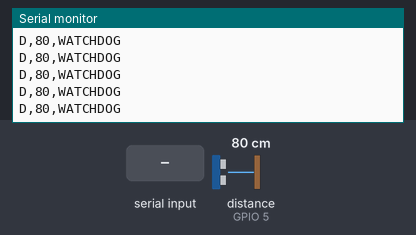
A sketch run on a simulated ESP32-S3. Shown: the last lines printed to the serial monitor. Wiring (inferred from the names in the program): ultrasonic range finder: trigger GPIO 4; echo GPIO 5. The inputs (shaded band) are chosen by the test bench; at power-on: distance to the obstacle (sensor on GPIO 5) 80 cm. The echo pulse lasts 58.3 µs per cm.

Above: at 1.2 s.
1.3 s: "S,45\n" received over Serial
At 1.33 s:
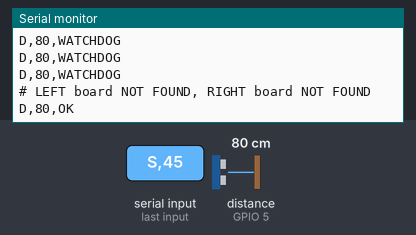
2.8 s: distance to the obstacle (sensor on GPIO 5) set to 2 cm
At 2.89 s:
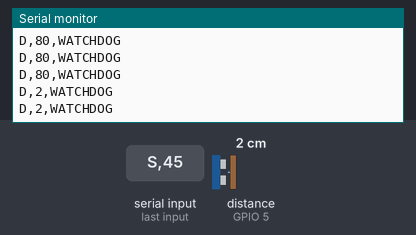
4.3 s: distance to the obstacle (sensor on GPIO 5) set to 4 cm
At 4.39 s:
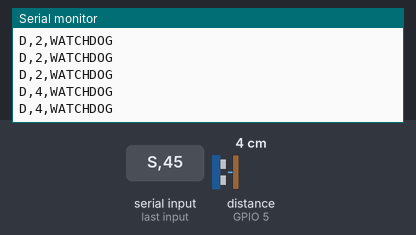
Timing chart, 0 to 7.3 s (numbered marks = the images above; inputs shaded):
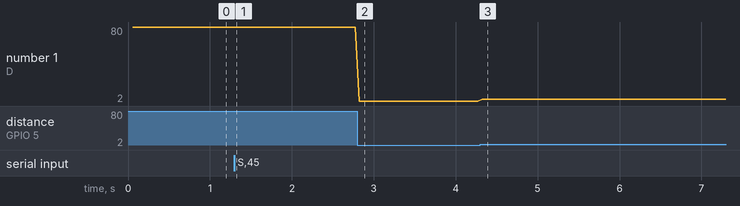

The sketch:

bridge.ino
```cpp
// bridge.ino - ESP32-S3 safety bridge: laptop (USB serial) -> hoverboard boards (UART)
//
// Laptop side follows docs/INTERFACES.md "Laptop to ESP32 bridge" exactly:
//   in : "C,<seq>,<left>,<right>\n"  wheel speeds in firmware units (+-1000 scale), every 50 ms
//        "S,<seq>\n"                 explicit stop
//   out: "D,<distance_cm>,<state>\n" every 50 ms, state = OK | OBSTACLE | WATCHDOG
//   (plus, only when a board link changes, one info line starting with '#'. Laptop parsers must ignore '#' lines.)
// Rules enforced HERE, never trusted to the laptop:
//   - no valid line for BRIDGE_WATCHDOG_MS (200 ms)  -> speed zero (state WATCHDOG) until lines resume
//   - malformed line                                  -> speed zero immediately
//   - 0 < distance_cm < OBSTACLE_STOP_CM and (left + right) > 0 (net forward) -> speed zero (state OBSTACLE)
//   - every speed clamped again to MAX_SPEED
//
// Hoverboard side (VERIFIED 2026-11-14 with the debugger: firmware e235_single_usart1 runs, USART1 = 19200 baud and
// sends feedback frames): RoboDurden Hoverboard-Firmware-Hack-Gen2.x-GD32, REMOTE_UART, 19200 8N1.
//   command  9 bytes: '/' | int16 speed | int16 steer | u8 0 | u8 0 | u16 CRC16-CCITT(poly 0x1021, init 0) over 7 bytes
//   feedback 22 bytes every 100 ms: 0xABCD | speedL | speedR | volt | ampL | ampR | int32 odomL | int32 odomR | CRC
//   The board stops by itself after 500 ms without a valid command.
//
// AUTO TX/RX: each board gets TWO ESP32 data wires, in ANY order. The ESP32 listens (without sending) on one wire,
// then the other, until it hears the board's feedback frames; then it knows which wire is the board's TX, makes the
// other one its own TX and starts driving. Until a board is found, nothing is sent to it (wheel stays off).
//
// WIRING (each board runs e235_single_usart1.bin):
//   LEFT  board (master): ESP32 GPIO17 + GPIO18 -> the two 3.3 V data pins of its 5-pin plug (any order), GND -> GND pin
//   RIGHT board (slave) : ESP32 GPIO15 + GPIO16 -> the two 3.3 V data pins of its 5-pin plug (any order), GND -> GND pin
//   NEVER connect the plug's ~14 V pin.
// HC-SR04: TRIG -> GPIO4, ECHO -> GPIO5 THROUGH A VOLTAGE DIVIDER (ECHO is 5 V; e.g. 1k to GPIO5, 2k from GPIO5 to GND).
//
// Humans compile and upload (Arduino IDE, board "ESP32S3 Dev Module"). Agents never upload.

#include <Arduino.h>
#include "hover_link.h"

// ---- constants from docs/INTERFACES.md ----
#define BRIDGE_WATCHDOG_MS 200
#define MAX_SPEED 910              // 91% of full motor power (firmware range +-1000)
#define OBSTACLE_STOP_CM 50
#define LINE_PERIOD_MS 50          // D line + hoverboard frame period

// ---- hoverboard wiring ----
#define LEFT_PIN_A 18              // the two wires to the LEFT board, any order
#define LEFT_PIN_B 17
#define RIGHT_PIN_A 16             // the two wires to the RIGHT board, any order
#define RIGHT_PIN_B 15
#define LEFT_PARK_PIN 47           // unused GPIOs where the UART TX is parked while listening
#define RIGHT_PARK_PIN 21
#define LEFT_SIGN 1                // VERIFY wheels-up: set to -1 if that wheel turns backwards on a forward command
#define RIGHT_SIGN -1              // (the two motors are mirror images, so one of them usually needs -1)
#define HOVER_BAUD 19200
#define DETECT_WINDOW_MS 350       // listen this long on one wire before trying the other (board sends every 100 ms)
#define LINK_LOST_MS 1500          // no feedback for this long -> search again (and stop sending)
#define US_TRIG_PIN 4
#define US_ECHO_PIN 5
#define US_ECHO_TIMEOUT_US 20000   // ~20 ms, ~340 cm; keeps pulseIn from stalling the watchdog loop

int16_t cmdLeft = 0, cmdRight = 0;   // last valid command (already clamped)
uint32_t lastValidLineMs = 0;
uint32_t lastPeriodMs = 0;
int distanceCm = -1;
char lineBuf[64];
uint8_t lineLen = 0;

// CRC16-CCITT (poly 0x1021, init 0) - identical to CalcCRC() in the hoverboard firmware.
uint16_t calcCRC(const uint8_t *ptr, int count) {
  uint16_t crc = 0;
  while (--count >= 0) {
    crc = crc ^ (uint16_t)(*ptr++) << 8;
    for (uint8_t i = 0; i < 8; i++) crc = (crc & 0x8000) ? (crc << 1) ^ 0x1021 : (crc << 1);
  }
  return crc;
}

// Known-good examples: speed=100 steer=0 -> 2F 64 00 00 00 00 00 A6 BD ; speed=0 -> 2F 00 00 00 00 00 00 1F E4
void sendHoverFrame(HardwareSerial &port, int16_t speed, int16_t steer) {
  uint8_t f[9];
  f[0] = '/';
  f[1] = speed & 0xFF;  f[2] = (speed >> 8) & 0xFF;
  f[3] = steer & 0xFF;  f[4] = (steer >> 8) & 0xFF;
  f[5] = 0;             // wStateMaster (LED/disable bits) - unused
  f[6] = 0;             // wStateSlave
  uint16_t crc = calcCRC(f, 7);
  f[7] = crc & 0xFF;    f[8] = crc >> 8;
  port.write(f, 9);
}

// ---- one board link with automatic TX/RX detection ----
// struct HoverLink is in hover_link.h (Arduino needs types used in function signatures in a header)

HoverLink leftLink  = {&Serial1, "LEFT",  LEFT_PIN_A,  LEFT_PIN_B,  LEFT_PARK_PIN,  false, false, 0, 0, {0}, 0, 0, 0};
HoverLink rightLink = {&Serial2, "RIGHT", RIGHT_PIN_A, RIGHT_PIN_B, RIGHT_PARK_PIN, false, false, 0, 0, {0}, 0, 0, 0};

int linkRx(const HoverLink &l) { return l.swapped ? l.pinB : l.pinA; }
int linkTx(const HoverLink &l) { return l.swapped ? l.pinA : l.pinB; }

void linkListen(HoverLink &l) {                 // listen only; our TX parked on an unused pin
  l.ser->end();
  pinMode(l.pinA, INPUT);
  pinMode(l.pinB, INPUT);
  l.ser->begin(HOVER_BAUD, SERIAL_8N1, linkRx(l), l.parkPin);
  l.fi = 0; l.prev = 0;
}

void linkLock(HoverLink &l, uint32_t now) {     // board found: drive it
  l.ser->end();
  l.ser->begin(HOVER_BAUD, SERIAL_8N1, linkRx(l), linkTx(l));
  l.locked = true;
  l.lastFrameMs = now;
  l.fi = 0; l.prev = 0;
  Serial.printf("# %s board found (battery %.1f V): board TX -> GPIO%d, board RX <- GPIO%d\n",
                l.name, l.volt, linkRx(l), linkTx(l));
}

void linkPoll(HoverLink &l, uint32_t now) {
  while (l.ser->available()) {
    uint8_t b = l.ser->read();
    if (l.fi > 0) {
      l.fb[l.fi++] = b;
      if (l.fi == FEEDBACK_LEN) {
        l.fi = 0;
        uint16_t crc = l.fb[FEEDBACK_LEN - 2] | (l.fb[FEEDBACK_LEN - 1] << 8);
        if (calcCRC(l.fb, FEEDBACK_LEN - 2) == crc) {
          l.volt = (uint16_t)(l.fb[6] | (l.fb[7] << 8)) / 100.0f;
          l.lastFrameMs = now;
          if (!l.locked) { linkLock(l, now); return; }
        }
      }
    } else if (l.prev == 0xCD && b == 0xAB) {   // 0xABCD start, little-endian
      l.fb[0] = 0xCD; l.fb[1] = 0xAB; l.fi = 2;
    }
    l.prev = b;
  }
  if (!l.locked) {
    if (now - l.tSwitch >= DETECT_WINDOW_MS) {   // nothing heard on this wire: try the other one
      l.tSwitch = now;
      l.swapped = !l.swapped;
      linkListen(l);
    }
  } else if (now - l.lastFrameMs > LINK_LOST_MS) {
    l.locked = false;
    l.tSwitch = now;
    Serial.printf("# %s board lost, searching again\n", l.name);
    linkListen(l);
  }
}

int16_t clampSpeed(long v) { return (int16_t)constrain(v, -MAX_SPEED, MAX_SPEED); }

// Parse one line. Returns true for a valid C or S line. Anything else is malformed.
bool parseLine(const char *s) {
  long seq, l, r;
  char tail;
  if (s[0] == 'C' && sscanf(s, "C,%ld,%ld,%ld%c", &seq, &l, &r, &tail) == 3) {
    cmdLeft = clampSpeed(l);
    cmdRight = clampSpeed(r);
    return true;
  }
  if (s[0] == 'S' && sscanf(s, "S,%ld%c", &seq, &tail) == 1) {
    cmdLeft = cmdRight = 0;
    return true;
  }
  return false;
}

void readLaptop() {
  while (Serial.available()) {
    char c = Serial.read();
    if (c == '\r') continue;
    if (c == '\n') {
      lineBuf[lineLen] = 0;
      if (lineLen && parseLine(lineBuf)) lastValidLineMs = millis();
      else { cmdLeft = cmdRight = 0; }           // malformed -> zero immediately
      lineLen = 0;
    } else if (lineLen < sizeof(lineBuf) - 1) {
      lineBuf[lineLen++] = c;
    } else {                                      // overlong line -> malformed
      lineLen = 0;
      cmdLeft = cmdRight = 0;
    }
  }
}

int readDistanceCm() {
  digitalWrite(US_TRIG_PIN, LOW);  delayMicroseconds(2);
  digitalWrite(US_TRIG_PIN, HIGH); delayMicroseconds(10);
  digitalWrite(US_TRIG_PIN, LOW);
  unsigned long us = pulseIn(US_ECHO_PIN, HIGH, US_ECHO_TIMEOUT_US);
  if (us == 0) return -1;                         // timeout = out of range, never 0 cm
  int cm = (int)(us / 58);
  return cm > 0 ? cm : -1;
}

void setup() {
  Serial.begin(115200);
  pinMode(US_TRIG_PIN, OUTPUT);
  pinMode(US_ECHO_PIN, INPUT);
  linkListen(leftLink);
  linkListen(rightLink);
  lastValidLineMs = millis() - BRIDGE_WATCHDOG_MS - 1;   // start in WATCHDOG (stopped) until the laptop talks
}

void loop() {
  readLaptop();
  uint32_t now = millis();
  linkPoll(leftLink, now);
  linkPoll(rightLink, now);
  if (now - lastPeriodMs < LINE_PERIOD_MS) return;
  lastPeriodMs = now;

  distanceCm = readDistanceCm();

  int16_t left = cmdLeft, right = cmdRight;
  const char *state = "OK";
  static bool wasWatchdog = true;
  bool watchdog = now - lastValidLineMs > BRIDGE_WATCHDOG_MS;
  if (wasWatchdog && !watchdog) {                 // laptop just (re)started talking: report the board links once
    Serial.printf("# LEFT board %s, RIGHT board %s\n", leftLink.locked ? "OK" : "NOT FOUND",
                  rightLink.locked ? "OK" : "NOT FOUND");
  }
  wasWatchdog = watchdog;
  if (watchdog) {
    left = right = 0;
    state = "WATCHDOG";
  } else if (distanceCm > 0 && distanceCm < OBSTACLE_STOP_CM && (left + right) > 0) {
    left = right = 0;                             // net forward into an obstacle -> stop (turns/reverse allowed)
    state = "OBSTACLE";
  }

  // One board per wheel: each gets its own speed, steer 0. The firmware treats |speed| < 50 as stop.
  if (leftLink.locked)  sendHoverFrame(*leftLink.ser,  LEFT_SIGN * left, 0);
  if (rightLink.locked) sendHoverFrame(*rightLink.ser, RIGHT_SIGN * right, 0);

  Serial.printf("D,%d,%s\n", distanceCm, state);
}
```

hover_link.h
```cpp
#pragma once
#include <Arduino.h>

#define FEEDBACK_LEN 22   // hoverboard feedback frame: 0xABCD + 6 x int16 + 2 x int32 ... + CRC = 22 bytes

// One hoverboard board link with automatic TX/RX detection (see bridge.ino).
struct HoverLink {
  HardwareSerial *ser;
  const char *name;
  int pinA, pinB, parkPin;
  bool locked, swapped;
  uint32_t tSwitch, lastFrameMs;
  uint8_t fb[FEEDBACK_LEN];
  uint8_t fi, prev;
  float volt;
};
```

Measured:
- after the input at 1.3 s, the serial monitor: prints a new line at once (image 1)
- after the input at 2.8 s, the serial monitor: prints a new line at once (image 2)
- after the input at 4.3 s, the serial monitor: prints a new line at once (image 3)
- plotted number 1: 80 → 2 after the input at 2.8 s, 2 → 4 after the input at 4.3 s
